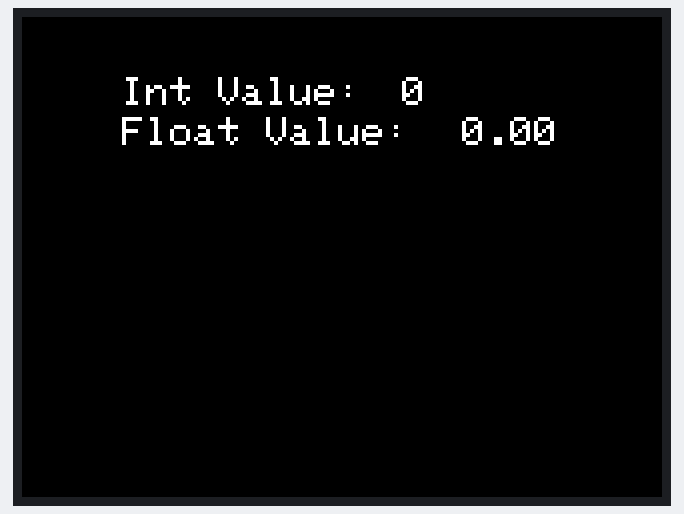
The sketch below on a simulated ESP32. Parts: 320×240 colour display. WiFi joins after 1.5 s; servers stay silent unless stated; the Firebase database answers and starts empty; not simulated (calls return 0 or success): secrets.h; what the sketch prints to the serial monitor is not drawn.

Above: at 2.1 s.

Measured:
- what the display in image 0 shows lasts 29.7 s, from 2.0 s to 31.7 s

The sketch:

RetDatFirebase.i.ino
```cpp
/*
  Retrieve data on google firbase
  David Shamas
  July 15th 2025
  david.loadingexperiment@gmail.com
*/

#include <M5Core2.h>

#include <Firebase_ESP_Client.h>

#include "secrets.h"
#include <WiFi.h>

//Provide the token generation process info.
#include "addons/TokenHelper.h"
//Provide the RTDB payload printing info and other helper functions.
#include "addons/RTDBHelper.h"

//firebase data object
FirebaseData fbdo;

FirebaseAuth auth;
FirebaseConfig config;

//Tracks the last time data was sent or retrieved
unsigned long sendDataPrevMillis = 0;
//Variables to holde Firebase values
int intValue;
float floatValue;
//Show if sign-up was successful
bool signupOK = false;


void setup() {
  Serial.begin(115200);
  M5.begin();

  WiFi.begin(SECRET_SSID, SECRET_PASS);
  Serial.print("Connecting to Wi-Fi");
  while(WiFi.status() != WL_CONNECTED){
    Serial.print(".");
    delay(300);
  }
  Serial.println();
  Serial.print("connected: ");
  Serial.println(WiFi.localIP() );
  //Assign the api key required
  config.api_key = API_KEY;
  //Assign the RTB URL required
  config.database_url = DATABASE_URL;

  //Sign up
  if (Firebase.signUp(&config, &auth, "","")){
    Serial.println("ok");
    signupOK = true;
  }
    else {
      // Sign-up failed — print the error message
      Serial.printf("%s\n", config.signer.signupError.message.c_str());
    }
    //Assign the callback function for the long running token generation task
    config.token_status_callback = tokenStatusCallback; // see addons/TokenHelper.h
    Firebase.begin(&config, &auth);
    Firebase.reconnectWiFi(true);
  }


void loop() {
  /*Check Firebase every 30s*/
    if (Firebase.ready() && signupOK && (millis() - sendDataPrevMillis > 30000 || sendDataPrevMillis ==0)){
    sendDataPrevMillis = millis();

    // Clear the screen for fresh data
    M5.Lcd.fillScreen(BLACK);
    M5.Lcd.setCursor(10, 10);
    M5.Lcd.setTextSize(2);
    M5.Lcd.setTextColor(WHITE);


    // Retrieve int from /test/int
    if (Firebase.RTDB.getInt(&fbdo, "/test/int")){
      //Make sure data is int
      if (fbdo.dataType() == "int") {
        intValue = fbdo.intData(); //store it in intValue
        Serial.println(intValue); //print the int

        //set text size
        M5.Lcd.setTextSize(2);
        //center text
        M5.Lcd.setCursor(50,30);
        //Display int on screen
        M5.Lcd.println("Int Value:");
         //set text size
        M5.Lcd.setTextSize(2);
        //center text
        M5.Lcd.setCursor(190,30);
        //print int value
        M5.Lcd.println(intValue);
      }
    }

    else {
      //Shows the reason it failed
      Serial.println(fbdo.errorReason());

        //set text size
        M5.Lcd.setTextSize(2);
        //center text
        M5.Lcd.setCursor(100,50);
        //Display int failure on screen
        M5.Lcd.println("Int Failed");

    }

    // Retrieve float from /test/float
    if (Firebase.RTDB.getFloat(&fbdo, "/test/float")){
      //Make sure data is float
      if (fbdo.dataType() == "float") {
     floatValue = fbdo.floatData(); //store it in floatValue
        Serial.println(floatValue); //print the float

        //set text size
        M5.Lcd.setTextSize(2);
        //center text
        M5.Lcd.setCursor(50,50);
        //Display float on screen
        M5.Lcd.println("Float Value:");
         //set text size
        M5.Lcd.setTextSize(2);
        //center text
        M5.Lcd.setCursor(220,50);
        //print float value
        M5.Lcd.println(floatValue);
      }
    }
    else {
      //Shows the reason it failed
      Serial.println(fbdo.errorReason());

      //set text size
        M5.Lcd.setTextSize(2);
        //center text
        M5.Lcd.setCursor(100,50);
      //Display float failure on screen
        M5.Lcd.println("Float Failed");
    }
  }
}
```
